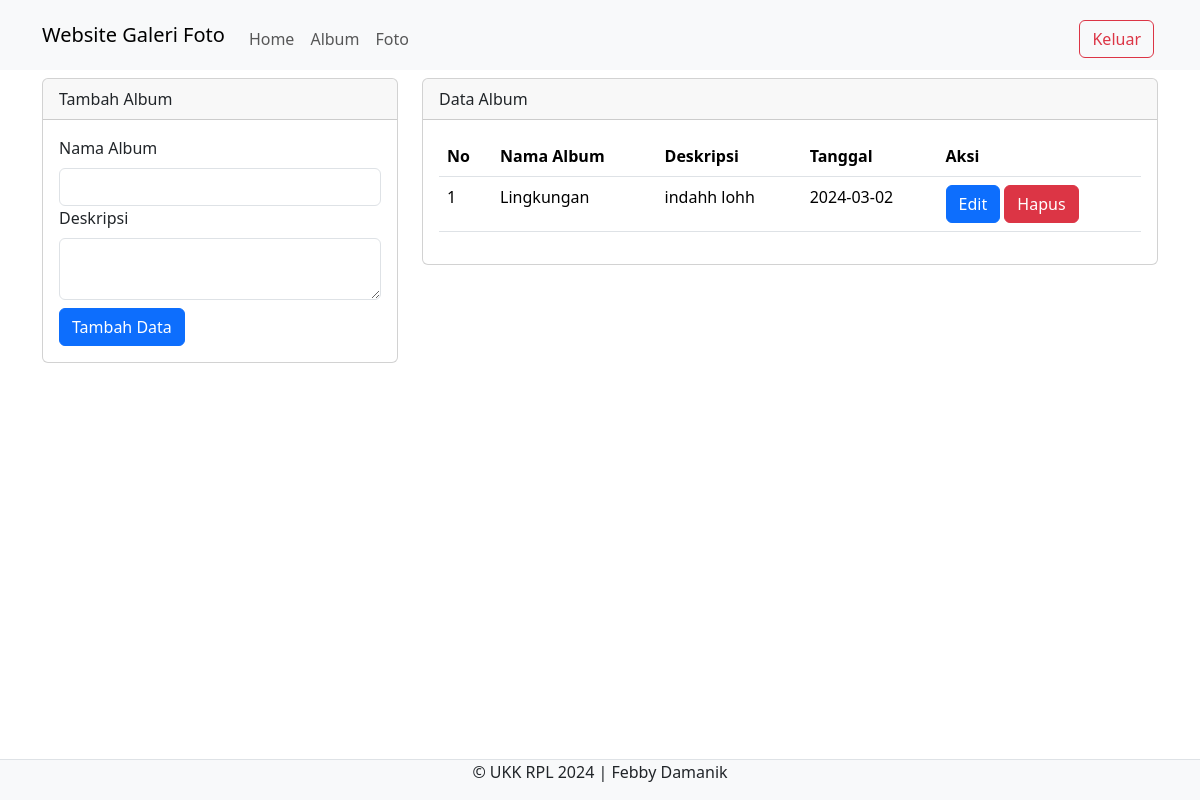
Page /admin/album.php (signed in) on the committed database.
### tables this page shows
CREATE TABLE `album` (
  `albumid` int(11) NOT NULL,
  `namaalbum` varchar(255) NOT NULL,
  `deskripsi` text NOT NULL,
  `tanggaldibuat` date NOT NULL,
  `userid` int(11) NOT NULL
);

### admin/album.php (the view, shortened to what this page needs)
<?php
include '../config/koneksi.php';
?>
<!DOCTYPE html>
<html lang="en">
<head>
  <link rel="stylesheet" type="text/css" href="../assets/css/bootstrap.min.css">
</head>
<body>
  <nav class="navbar navbar-expand-lg bg-body-tertiary">
    <div class="container">
      <a class="navbar-brand" href="index.php">Website Galeri Foto</a>
      <div class="collapse navbar-collapse mt-2" id="navbarNavAltMarkup">
        <div class="navbar-nav me-auto">
          <a href="home.php" class="nav-link">Home</a>
          <a href="album.php" class="nav-link">Album</a>
          <a href="foto.php" class="nav-link">Foto</a>
        </div>
        <a href="../config/aksi_logout.php" class="btn btn-outline-danger m-1">Keluar</a>
      </div>
    </div>
  </nav>
  <div class="container">
    <div class="row">
      <div class="col-md-4">
        <div class="card mt-2">
          <div class="card-header">Tambah Album</div>
          <div class="card-body">
            <form action="../config/aksi_album.php" method="POST">
              <label class="form-label">Nama Album</label>
              <input type="text" name="namaalbum" class="form-control" required>
              <label class="form-label">Deskripsi</label>
              <textarea class="form-control" name="deskripsi" required></textarea>
              <button type="submit" class="btn btn-primary mt-2" name="tambah">Tambah Data</button>
            </form>
          </div>
        </div>
      </div>
      <div class="col-md-8">
        <div class="card mt-2">
          <div class="card-header">Data Album</div>
          <div class="card-body">
            <table class="table">
              <thead>
                <tr>
                  <th>No</th>
                  <th>Nama Album</th>
                  <th>Deskripsi</th>
                  <th>Tanggal</th>
                  <th>Aksi</th>
                </tr>
              </thead>
              <tbody>
                <?php
                $no = 1;
                $userid = $_SESSION['userid'];
                $sql = mysqli_query($koneksi, "SELECT * FROM album WHERE userid='$userid'");
                while ($data = mysqli_fetch_array($sql)) {
                ?>
                  <tr>
                    <td><?php echo $no++ ?></td>
                    <td><?php echo $data['namaalbum'] ?></td>
                    <td><?php echo $data['deskripsi'] ?></td>
                    <td><?php echo $data['tanggaldibuat'] ?></td>
                    <td>
                      <button type="button" class="btn btn-primary" data-bs-toggle="modal" data-bs-target="#edit<?php echo $data['albumid'] ?>">
                        Edit
                      </button>
                      <button type="button" class="btn btn-danger" data-bs-toggle="modal" data-bs-target="#hapus<?php echo $data['albumid'] ?>">
                        Hapus
                      </button>
                    </td>
                  </tr>
                <?php } ?>
              </tbody>
            </table>
          </div>
        </div>
      </div>
    </div>
  </div>
  <footer class="d-flex justify-content-center border-top mt-3 bg-light fixed-bottom">
    <p>&copy; UKK RPL 2024 | Febby Damanik</p>
  </footer>
</body>
</html>

### rows in the picture
album: namaalbum "Lingkungan", deskripsi "indahh lohh", tanggaldibuat "2024-03-02"
